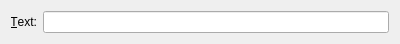
<?xml version="1.0" encoding="UTF-8"?>
<ui version="4.0">
 <class>Form</class>
 <widget class="QWidget" name="Form">
  <property name="geometry">
   <rect>
    <x>0</x>
    <y>0</y>
    <width>400</width>
    <height>38</height>
   </rect>
  </property>
  <layout class="QGridLayout" name="gridLayout">
   <item row="0" column="0">
    <widget class="QLabel" name="label">
     <property name="text">
      <string>&amp;Text:</string>
     </property>
     <property name="alignment">
      <set>Qt::AlignRight|Qt::AlignTrailing|Qt::AlignVCenter</set>
     </property>
     <property name="buddy">
      <cstring>kcfg_Test</cstring>
     </property>
    </widget>
   </item>
   <item row="0" column="1">
    <widget class="KLineEdit" name="kcfg_Test"/>
   </item>
   <item row="1" column="1">
    <spacer name="verticalSpacer">
     <property name="orientation">
      <enum>Qt::Vertical</enum>
     </property>
     <property name="sizeHint" stdset="0">
      <size>
       <width>20</width>
       <height>3</height>
      </size>
     </property>
    </spacer>
   </item>
  </layout>
 </widget>
 <customwidgets>
  <customwidget>
   <class>KLineEdit</class>
   <extends>QLineEdit</extends>
   <header>klineedit.h</header>
  </customwidget>
 </customwidgets>
 <resources/>
 <connections/>
</ui>
